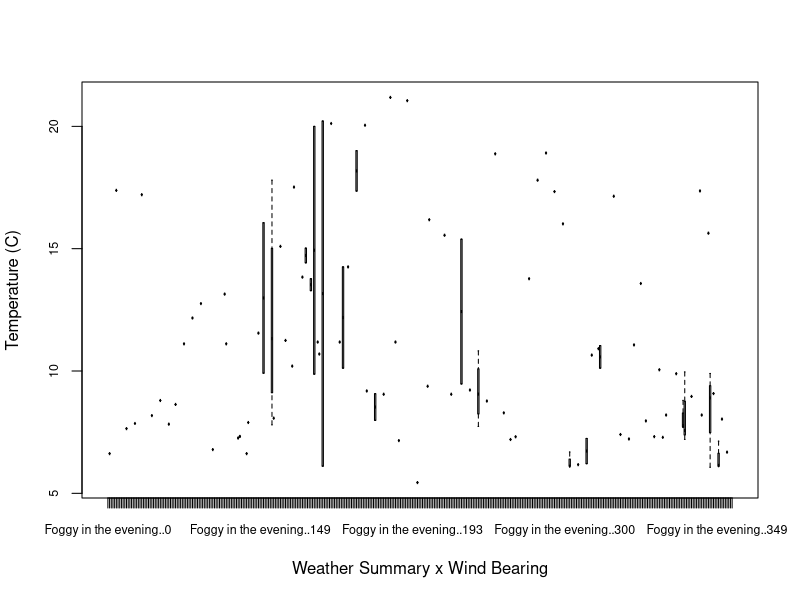

Recreate this plot in R.
weather = read.csv("weatherHistory.csv", header = TRUE)
weather = weather[0:121,]
# print(weather)
weather$Daily.Summary <- factor(weather$Daily.Summary)
weather$Wind.Bearing..degrees. <- factor(weather$Wind.Bearing..degrees.)
weather.aov <- aov(Temperature..C.~ Daily.Summary*Wind.Bearing..degrees., data = weather)
summary(weather.aov)

boxplot(Temperature..C.~ Daily.Summary*Wind.Bearing..degrees., data=weather, ylab = "Temperature (C)", xlab = "Weather Summary x Wind Bearing", cex.axis=0.75)

TukeyHSD(weather.aov)
